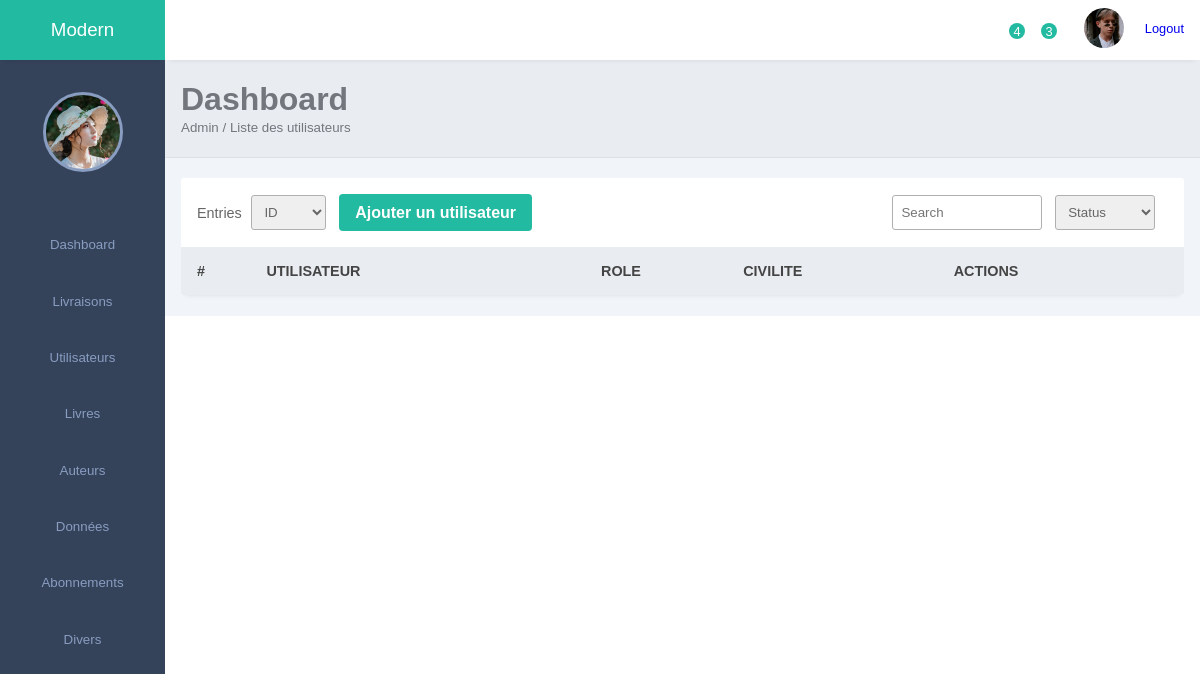
/bo/_views/admin.php, run on an earlier commit of the app's database.
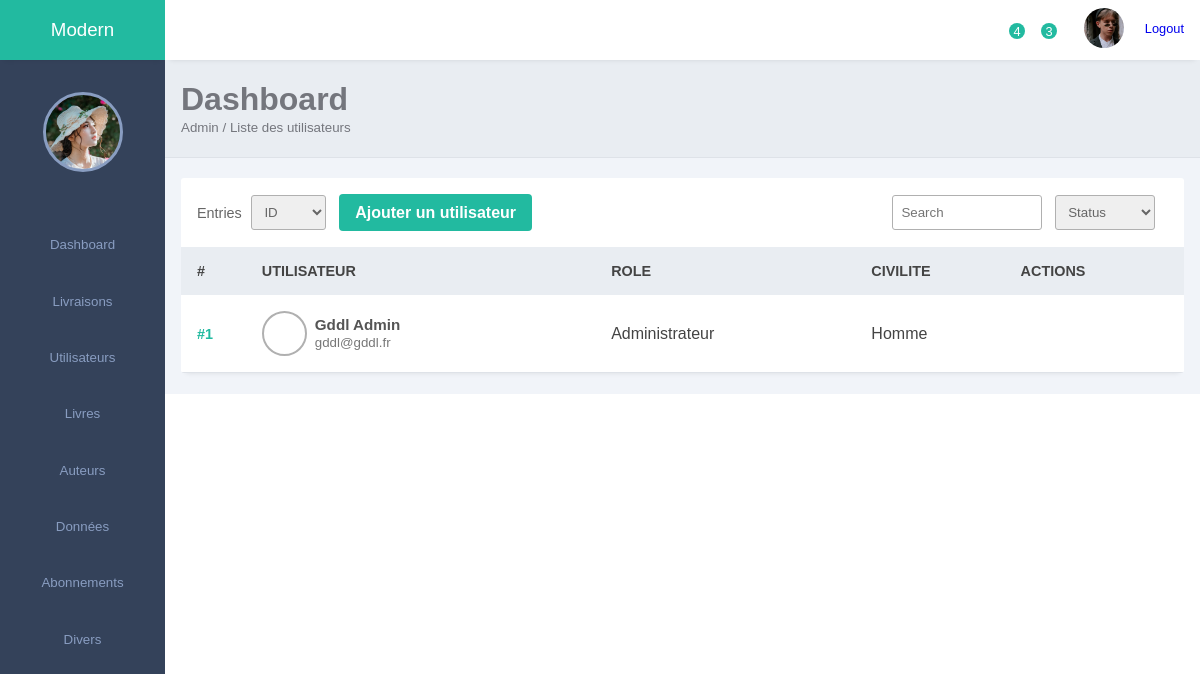
And on a later commit of the database.
### tables this page shows
CREATE TABLE `users` (
  `id_user` int NOT NULL,
  `user_nom` varchar(100) NOT NULL,
  `user_prenom` varchar(100) NOT NULL,
  `user_mail` varchar(255) NOT NULL,
  `user_mdp` varchar(255) NOT NULL,
  `user_num_employe` int DEFAULT NULL,
  `id_role` int NOT NULL,
  `user_date_naissance` datetime DEFAULT NULL,
  `user_date_creation` datetime DEFAULT CURRENT_TIMESTAMP,
  `user_date_abonnement` datetime DEFAULT NULL,
  `user_img` varchar(255) DEFAULT NULL,
  `id_civilite` int NOT NULL,
  `id_abonnement` int DEFAULT NULL
);

CREATE TABLE `roles` (
  `id_role` int NOT NULL,
  `role_name` varchar(20) NOT NULL,
  `role_level` int NOT NULL
);

CREATE TABLE `civilites` (
  `id_civilite` int NOT NULL,
  `civilite_nom` varchar(20) NOT NULL,
  `civilite_label` varchar(20) NOT NULL
);

### bo/_views/admin.php (the view, shortened to what the changed rows need)
<?php
include($_SERVER['DOCUMENT_ROOT'].'/host.php');
    include($_SERVER['DOCUMENT_ROOT'].'/bo/_blocks/sidebar.php');
    include($_SERVER['DOCUMENT_ROOT'].'/bo/_blocks/header.php');
    include($_SERVER['DOCUMENT_ROOT'].'/bo/_blocks/ariane.php');
    if(isset($_GET['action']) && $_GET['action'] == "addUser"){
        $selectCivilites = $db->prepare('SELECT * FROM civilites');
        $selectCivilites->execute();
        $selectRoles = $db->prepare('SELECT * FROM roles');
        $selectRoles->execute();
        if(isset($_POST['addUser'])){
            $errors = array();
            if(empty($_POST['id_civilite'])){
                $errors['civilite'] = "Vous devez sélectionner une civilité.";
            }
            if(empty($_POST['user_nom']) || !preg_match("/^[\p{L}\p{M} '’-]+$/u", $_POST['user_nom'])){
                $errors['user_nom'] = 'Le champs "Nom" n\'est pas valide.';
            }
            if(empty($_POST['user_prenom']) || !preg_match("/^[\p{L}\p{M} '’-]+$/u", $_POST['user_prenom'])){
                $errors['user_prenom'] = 'Le champs "Prénom" n\'est pas valide.';
            }
            if(empty($_POST['user_mail']) || !filter_var($_POST['user_mail'], FILTER_VALIDATE_EMAIL)){
                $errors['user_mail'] = "Votre mail n'est pas valide.";
            }else{
                $req = $db->prepare('SELECT * FROM users WHERE user_mail = ?');
                $req->execute([$_POST['user_mail']]);
                $email = $req->fetch();
                if($email){
                    $errors['user_mail'] = "L'email est déjà utilisé.";
                }
            }
            if(empty($_POST['id_role'])){
                $errors['role'] = "Vous devez sélectionner un rôle.";
            }
            if(empty($_POST['user_mdp']) || $_POST['user_mdp'] != $_POST['conf_pwd']){
                $errors['user_mdp'] = "Les mots de passe ne sont pas identiques.";
            }
            if(empty($errors)){
                $id_civilite = $_POST['id_civilite'];
                $name = $_POST['user_nom'];
                $firstname = $_POST['user_prenom'];
                $mail = $_POST['user_mail'];
                $id_role = $_POST['id_role'];
                $pwd = $_POST['user_mdp'];
                $insert_user= $db->prepare('INSERT INTO users SET
                    id_civilite = ?,
                    user_nom = ?,
                    user_prenom = ?,
                    user_mail = ?,
                    id_role = ?,
                    user_mdp = ?
                ');
                $password = password_hash($pwd, PASSWORD_ARGON2I);
                $insert_user->execute([$id_civilite, $name, $firstname,$mail, $id_role, $password]);
            }
        }
        ?>
        <div class="flexRow justifyCenter">
            <?php
            if(!empty($errors)){
                foreach($errors as $error){
                    ?>
                    <li><?php echo $error;?></li>
                    <?php
                }
            }
            ?>
            <div class="container">
                <div class="form-box register">
                    <form method="POST">
                        <h1>Ajouter un utilisateur</h1>
                        <div class="input-box">
                            <select name="id_civilite">
                                <?php
                                while($sC = $selectCivilites->fetch(PDO::FETCH_OBJ)){
                                    ?>
                                        <option value="<?php echo $sC->id_civilite;?>"><?php echo $sC->civilite_nom;?></option>
                                    <?php
                                }
                                ?>
                            </select>
                        </div>
                        <div class="input-box">
                            <input type="text" placeholder="Nom" name="user_nom" required />
                            <i class="bx bxs-user"></i>
                        </div>
                        <div class="input-box">
                            <input type="text" placeholder="Prénom" name="user_prenom" required />
                            <i class="bx bxs-user"></i>
                        </div>
                        <div class="input-box">
                            <input type="email" placeholder="Email" name="user_mail" required />
                            <i class="bx bxs-envelope"></i>
                        </div>
                        <div class="input-box">
                            <select name="id_role">
                                <?php
                                while($sR = $selectRoles->fetch(PDO::FETCH_OBJ)){
                                    ?>
                                        <option value="<?php echo $sR->id_role;?>"><?php echo $sR->role_name;?></option>
                                    <?php
                                }
                                ?>
                            </select>
                        </div>
                        <div class="input-box">
                            <input type="password" placeholder="Mot de passe" name="user_mdp" id="pswrd" onkeyup="checkPassword(this.value)" required />
                            <i class="bx bxs-lock-alt"></i>
                        </div>
                        <div class="input-box">
                            <input type="password" placeholder="Confirmer" name="conf_pwd" required />
                            <i class="bx bxs-lock-alt"></i>
                        </div>
                        <div class="validation">
                            <ul>
                                <li id="lower">Au moins une minuscule</li>
                                <li id="upper">Au moins une majuscule</li>
                                <li id="number">Au moins un chiffre</li>
                                <li id="special">Au moins un caractère spécial</li>
                                <li id="length">Au moins 8 caractères</li>
                            </ul>
                        </div>
                        <input type="submit" class="btn" name="addUser" value="Enregistrer">
                        <p>or register with social platforms</p>
                        <div class="social-icons">
                            <a href="#"><i class="bx bxl-google"></i></a>
                            <a href="#"><i class="bx bxl-facebook"></i></a>
                            <a href="#"><i class="bx bxl-github"></i></a>
                            <a href="#"><i class="bx bxl-linkedin"></i></a>
                        </div>
                    </form>
                </div>
            </div>
        </div>
        <?php
    }else{
        $selectAllUsers = $db->prepare('SELECT * FROM users
        NATURAL JOIN roles
        NATURAL JOIN civilites
        ');
        $selectAllUsers->execute();
        ?>
            <div class="records table-responsive">
                <div>
                    <table width="100%">
                        <thead>
                            <tr>
                                <th>#</th>
                                <th><span class="las la-sort"></span> UTILISATEUR</th>
                                <th><span class="las la-sort"></span> ROLE</th>
                                <th><span class="las la-sort"></span> CIVILITE</th>
                                <th><span class="las la-sort"></span> ACTIONS</th>
                            </tr>
                        </thead>
                        <tbody>
                            <?php while($sAu = $selectAllUsers->fetch(PDO::FETCH_OBJ)){
                                ?>
                            <tr>
                                <td>#<?php echo $sAu->id_user; ?></td>
                                <td>
                                    <div class="client">
                                        <div class="client-img bg-img" style="background-image: url(<?php $_SERVER['DOCUMENT_ROOT']?>/bo/_imgs/admin/<?php echo $sAu->user_img; ?>)"></div>
                                        <div class="client-info">
                                            <h4><?php echo ucwords($sAu->user_prenom); ?> <?php echo ucwords($sAu->user_nom); ?></h4>
                                            <small><?php  echo $sAu->user_mail;?></small>
                                        </div>
                                    </div>
                                </td>
                                <td class="capitalise">
                                    <?php echo $sAu->role_name; ?>
                                </td>
                                <td>
                                    <?php echo $sAu->civilite_nom; ?>
                                </td>
                                <td>
                                    <div class="actions">
                                        <a href="admin.php?zone=admin&action=user&id=<?php echo $sAu->id_user;?>"><span class="lab la-telegram-plane"></span></a>
                                    </div>
                                </td>
                            </tr>
                            <?php
                            }
                            ?>
                        </tbody>
                    </table>
                </div>
            </div>
        <?php
    }
    include($_SERVER['DOCUMENT_ROOT'].'/bo/_blocks/footer.php');
?>

What changed in the data, as far as the page shows it:
added users: id_user "1", user_prenom "Gddl", user_nom "Admin", user_mail "gddl@gddl.fr", id_role.role_name "Administrateur", id_civilite.civilite_nom "Homme"
